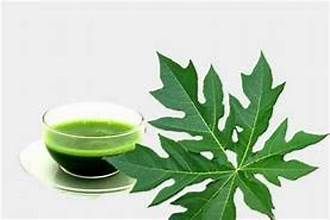
#> input picture Sesi2_Hisyam/Foto/DNPepaya.jfif, 330 x 220 px, found by its file name
$ python Grayscale_Channel.py
#> lines starting #> are read from the running program, lines starting #| are printed output that depends on the picture
import numpy as np
import imageio.v3 as img

image_path = "C:/Users/Aspire_Black/Documents/PCG_Smes5_Hisyam/Sesi2_Hisyam/Foto/DNPepaya.jfif"
image = img.imread(image_path)
#> image is the input picture: shape (220, 330, 3); mean R, G, B 186.4, 203.4, 181.5

if len (image.shape) < 3 or image.shape[2] != 3:
    print("Format Gambar Harus RGB")
    exit()

red = image[:,:,0]
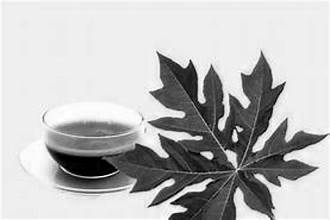
#> red: shape (220, 330); min 0, max 255, mean 186.4
green = image[:,:,1]
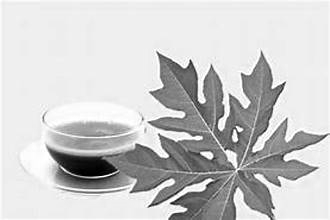
#> green: shape (220, 330); min 0, max 255, mean 203.4
blue = image[:,:,2]
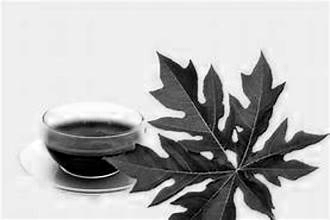
#> blue: shape (220, 330); min 0, max 255, mean 181.5

gray = 0.299 * red + 0.587 * green + 0.144 * blue
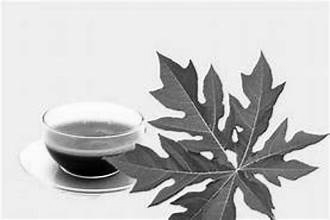
#> gray: shape (220, 330) float64; min 0, max 262.6, mean 201.2; drawn with min black and max white

image_gray = np.zeros_like(image)
image_gray[:,:,0] = gray
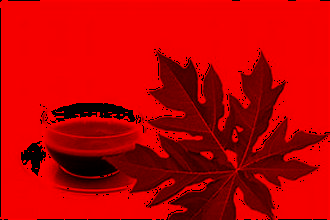
#> image_gray: shape (220, 330, 3); mean of channels 0, 1, 2 192.2, 0, 0; drawn as R, G, B
image_gray[:,:,1] = gray
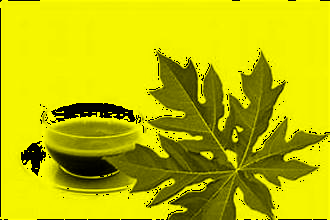
#> image_gray: shape (220, 330, 3); mean of channels 0, 1, 2 192.2, 192.2, 0; drawn as R, G, B
image_gray[:,:,2] = gray
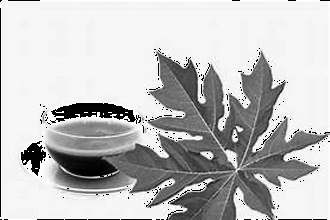
#> image_gray: shape (220, 330, 3); min 0, max 255, mean 192.2

img.imwrite("Gray_DNpepaya.jfif", image_gray)

print("Proses Berhasil")
